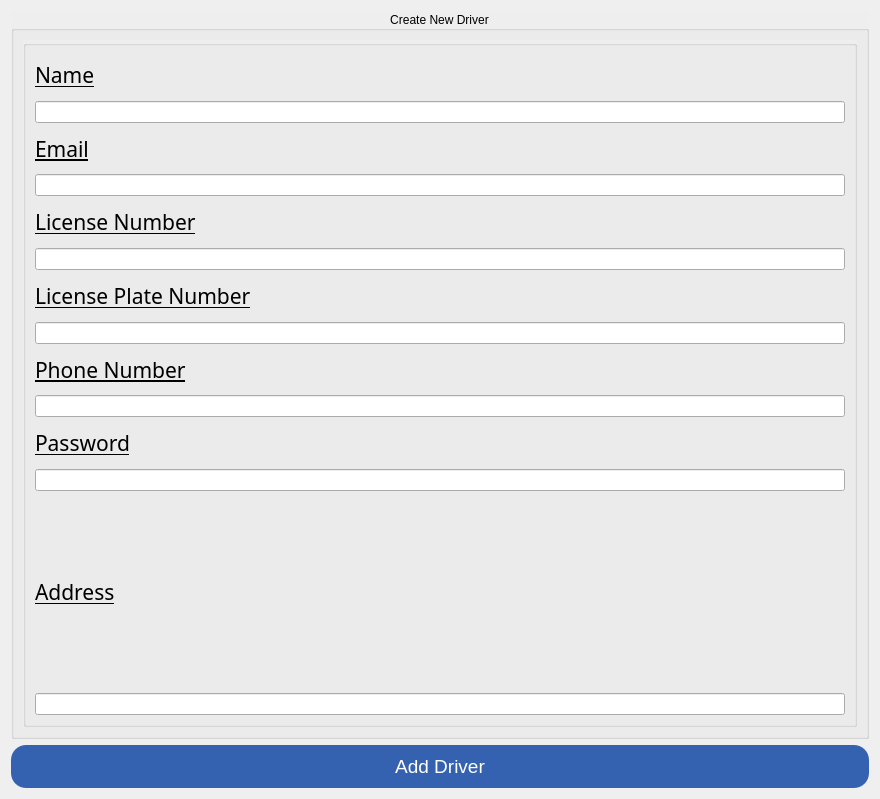
<?xml version="1.0" encoding="UTF-8"?>
<ui version="4.0">
 <class>CreateDriver</class>
 <widget class="QDialog" name="CreateDriver">
  <property name="geometry">
   <rect>
    <x>0</x>
    <y>0</y>
    <width>880</width>
    <height>799</height>
   </rect>
  </property>
  <property name="windowTitle">
   <string>Dialog</string>
  </property>
  <property name="styleSheet">
   <string notr="true">#MainWindow { font: 16pt url(:/fonts/Agane 55 (roman) sign.ttf);}
#MainWindow { background-color : #9CAFD1  }
QPushButton {color : white;
background-color : #3562B0;
border-radius: 10px;}
QPushButton{ font: 81 14pt;
font-family: url(:/fonts/Axis_Extrabold.otf);
  border: none;
  border-radius: 15px;
  box-shadow: 0 9px #999;
  padding: 10px 15px;}
#pushButton_Login_2{ font: 81 18pt; 
font-family: url(:/fonts/Axis_Extrabold.otf);
border-radius: 25px; }
QGroupBox{ background-color : #EEEEEE;}
QLabel{  font: 16pt &quot;Aganè S&quot;; }
QStackedWidget{ background: qlineargradient(x1:0, y1:0, x2:1, y2:1,  stop:0 #202020, stop: 0.4 #303030, stop:1 #353535)}

QPushButton:hover {background-color: #3969BD}

QPushButton:pressed {
  background-color: #203C6B;
}</string>
  </property>
  <layout class="QVBoxLayout" name="verticalLayout_2">
   <item>
    <widget class="QGroupBox" name="groupBox">
     <property name="title">
      <string>Create New Driver</string>
     </property>
     <property name="alignment">
      <set>Qt::AlignCenter</set>
     </property>
     <layout class="QVBoxLayout" name="verticalLayout">
      <item>
       <widget class="QGroupBox" name="groupBox_2">
        <property name="title">
         <string/>
        </property>
        <layout class="QGridLayout" name="gridLayout">
         <item row="2" column="0">
          <layout class="QVBoxLayout" name="verticalLayout_6">
           <item>
            <widget class="QLabel" name="label_4">
             <property name="font">
              <font>
               <family>Aganè S</family>
               <pointsize>16</pointsize>
               <weight>50</weight>
               <italic>false</italic>
               <bold>false</bold>
               <underline>true</underline>
              </font>
             </property>
             <property name="text">
              <string>Address</string>
             </property>
            </widget>
           </item>
           <item>
            <widget class="QLineEdit" name="address"/>
           </item>
          </layout>
         </item>
         <item row="0" column="0" rowspan="2">
          <layout class="QVBoxLayout" name="verticalLayout_3">
           <item>
            <widget class="QLabel" name="label">
             <property name="font">
              <font>
               <family>Aganè S</family>
               <pointsize>16</pointsize>
               <weight>50</weight>
               <italic>false</italic>
               <bold>false</bold>
               <underline>true</underline>
              </font>
             </property>
             <property name="text">
              <string>Name</string>
             </property>
            </widget>
           </item>
           <item>
            <widget class="QLineEdit" name="name"/>
           </item>
           <item>
            <widget class="QLabel" name="label_3">
             <property name="font">
              <font>
               <family>Aganè S</family>
               <pointsize>16</pointsize>
               <weight>50</weight>
               <italic>false</italic>
               <bold>false</bold>
               <underline>true</underline>
              </font>
             </property>
             <property name="text">
              <string>Email</string>
             </property>
            </widget>
           </item>
           <item>
            <widget class="QLineEdit" name="email"/>
           </item>
           <item>
            <widget class="QLabel" name="label_6">
             <property name="font">
              <font>
               <family>Aganè S</family>
               <pointsize>16</pointsize>
               <weight>50</weight>
               <italic>false</italic>
               <bold>false</bold>
               <underline>true</underline>
              </font>
             </property>
             <property name="text">
              <string>License Number</string>
             </property>
            </widget>
           </item>
           <item>
            <widget class="QLineEdit" name="ln"/>
           </item>
           <item>
            <widget class="QLabel" name="label_7">
             <property name="font">
              <font>
               <family>Aganè S</family>
               <pointsize>16</pointsize>
               <weight>50</weight>
               <italic>false</italic>
               <bold>false</bold>
               <underline>true</underline>
              </font>
             </property>
             <property name="text">
              <string>License Plate Number</string>
             </property>
            </widget>
           </item>
           <item>
            <widget class="QLineEdit" name="lp"/>
           </item>
           <item>
            <widget class="QLabel" name="label_2">
             <property name="font">
              <font>
               <family>Aganè S</family>
               <pointsize>16</pointsize>
               <weight>50</weight>
               <italic>false</italic>
               <bold>false</bold>
               <underline>true</underline>
              </font>
             </property>
             <property name="text">
              <string>Phone Number</string>
             </property>
            </widget>
           </item>
           <item>
            <widget class="QLineEdit" name="phone"/>
           </item>
           <item>
            <widget class="QLabel" name="label_5">
             <property name="font">
              <font>
               <family>Aganè S</family>
               <pointsize>16</pointsize>
               <weight>50</weight>
               <italic>false</italic>
               <bold>false</bold>
               <underline>true</underline>
              </font>
             </property>
             <property name="text">
              <string>Password</string>
             </property>
            </widget>
           </item>
           <item>
            <widget class="QLineEdit" name="password"/>
           </item>
          </layout>
         </item>
        </layout>
       </widget>
      </item>
     </layout>
    </widget>
   </item>
   <item>
    <widget class="QPushButton" name="AddDriver">
     <property name="text">
      <string>Add Driver</string>
     </property>
    </widget>
   </item>
  </layout>
 </widget>
 <resources/>
 <connections/>
</ui>
